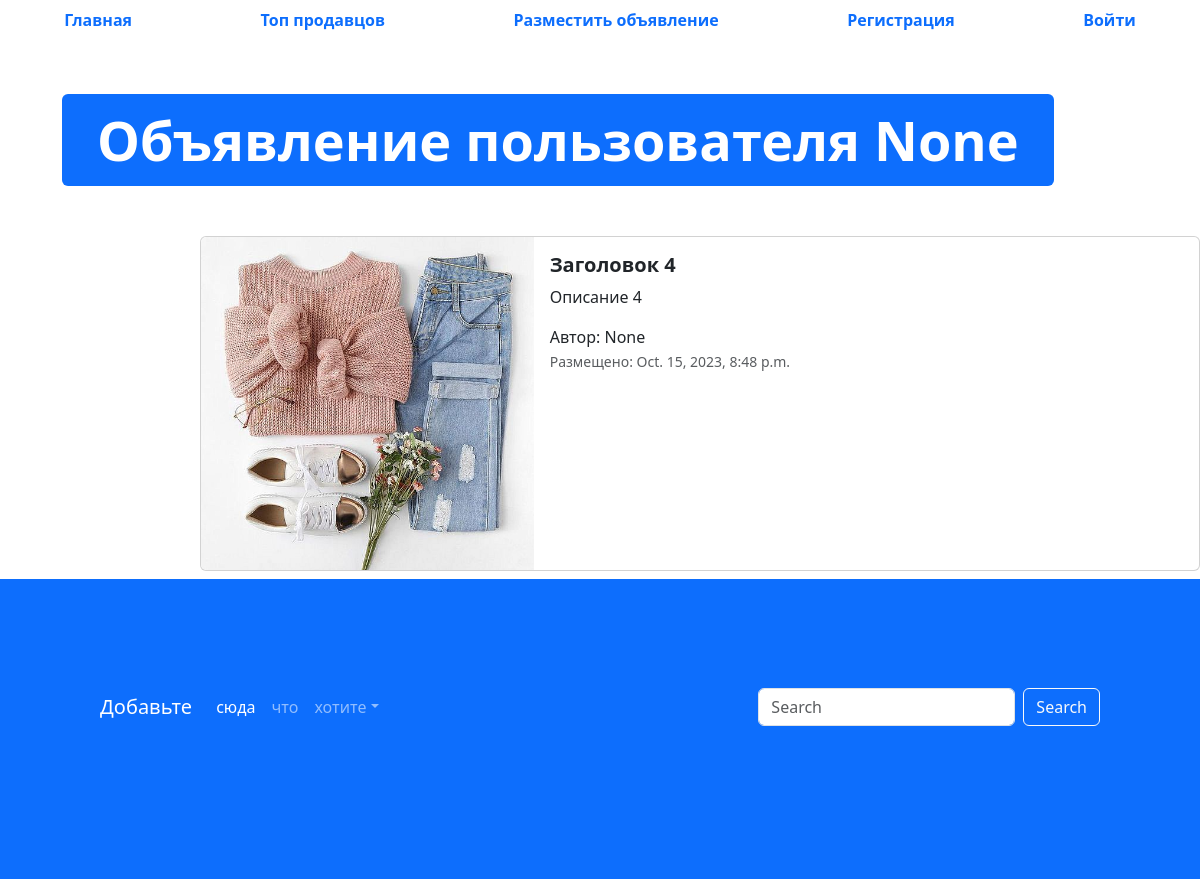
/advertisement/4, run on the app's committed database.
### app_advertisement/models.py (models this page shows, shortened)
class Advertisement(models.Model):
    title = models.CharField('Заголовок', max_length=128)
    description = models.TextField('Описание')
    price = models.DecimalField('Цена', max_digits=10, decimal_places=2)
    auction = models.BooleanField('Торг', help_text='Отметьте, если торг будет уместен')
    created_at = models.DateTimeField('Дата создания', auto_now_add=True)
    updated_at = models.DateTimeField('Дата обновления', auto_now=True)
    user = models.ForeignKey(User, verbose_name='пользователь', on_delete=models.CASCADE, blank=True,null=True)
    image = models.ImageField("изображение", upload_to="advertisements/")
    class Meta:
        db_table = 'advertisements'

### app_advertisement/views.py (the view)
# urls.py: path('advertisement/<int:pk>', advertisement_detail, name = 'adv_detail'),
def advertisement_detail(request, pk):
    advertisement = Advertisement.objects.get(id=pk)
    context = {'advertisement' : advertisement}
    return render(request, 'app_advertisement/advertisement.html', context)

### templates/app_advertisement/advertisement.html (shortened to what this page needs)
{% extends 'base.html' %}
{% load static %}
{% block content %}
  <ul class="nav nav-pills sticky-top bg-white nav-fill">
    <li class="nav-item">
      <a class="nav-link" href="{% url 'main_page' %}">
        <span style="font-weight: bold;">Главная</span>
      </a>
    </li>
    <li class="nav-item">
      <a class="nav-link" href="{% url 'top_sellers' %}"><span style="font-weight: bold;">Топ продавцов</span>
      </a>
    </li>
    <li class="nav-item">
      <a class="nav-link" href="{% url 'adv_post' %}">
        <span style="font-weight: bold;">Разместить объявление</span>
      </a>
    </li>
    {% if not user.is_authenticated %}
    <li class="nav-item">
      <a class="nav-link" href="{% url 'register' %}">
        <span style="font-weight: bold;">Регистрация</span>
      </a>
    </li>
    <li class="nav-item">
      <a class="nav-link" href="{% url 'login' %}">
        <span style="font-weight: bold;">Войти</span>
      </a>
    </li>
    {% endif %}
  </ul>
  <div class="container" style="margin: 50px;">
    <div class="display-2">
      <span class="badge bg-primary">Объявление пользователя {{ advertisement.user }}</span>
    </div>
  </div>
  <div class="col offset-2">
    <div class="card mb-2" style="max-width: 1200px; margin-top: 20px;">
      <div class="row g-0">
        <div class="col-md-4">
          <a href="#" class="nav-link">
            <img src="{% if advertisement.image %} {{ advertisement.image.url }} {% else %} {% static 'img/adv.png' %} {% endif %}" class="img-fluid rounded-start" alt="Card title">
          </a>
        </div>
        <div class="col">
          <div class="card-body">
            <h5 class="card-title">
              <a href="#" class="nav-link"><strong>{{ advertisement.title }}</strong></a>
            </h5>
            <p class="card-text">
             {{ advertisement.description }}
            </p>
            <span>Автор: {{ advertisement.user }}</span>
            <p class="card-text"><small class="text-muted">Размещено: {{ advertisement.created_at }}</small></p>
          </div>
        </div>
      </div>
    </div>
  </div>
  <footer style="padding: 100px; min-height: 300px;" class="bg-primary">
    <nav class="navbar navbar-expand-sm navbar-dark">
      <a class="navbar-brand" href="#">Добавьте</a>
      <div class="collapse navbar-collapse" id="collapsibleNavId">
        <ul class="navbar-nav me-auto mt-2 mt-lg-0">
          <li class="nav-item">
            <a class="nav-link active" href="#" aria-current="page">сюда</a>
          </li>
          <li class="nav-item">
            <a class="nav-link" href="#">что</a>
          </li>
          <li class="nav-item dropdown">
            <a class="nav-link dropdown-toggle" href="#" id="dropdownId" data-bs-toggle="dropdown" aria-haspopup="true"
              aria-expanded="false">хотите</a>
          </li>
        </ul>
        <form class="d-flex my-2 my-lg-0">
          <input class="form-control me-sm-2" type="text" placeholder="Search">
          <button class="btn btn-outline-light my-2 my-sm-0" type="submit">Search</button>
        </form>
      </div>
    </nav>
  </footer>
{% endblock %}

### data on the page
Advertisement: user "None", image (picture), title "Заголовок 4", description "Описание 4", created_at "Oct. 15, 2023, 8:48 p.m."
